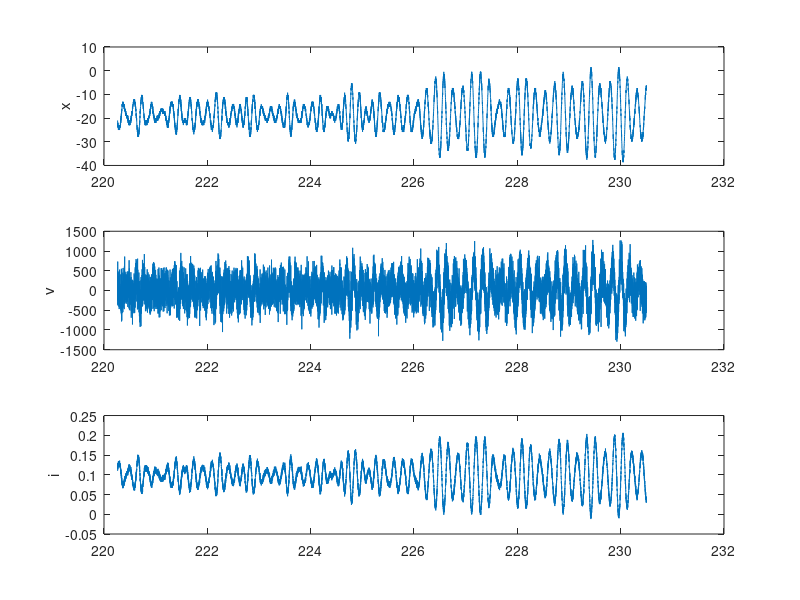
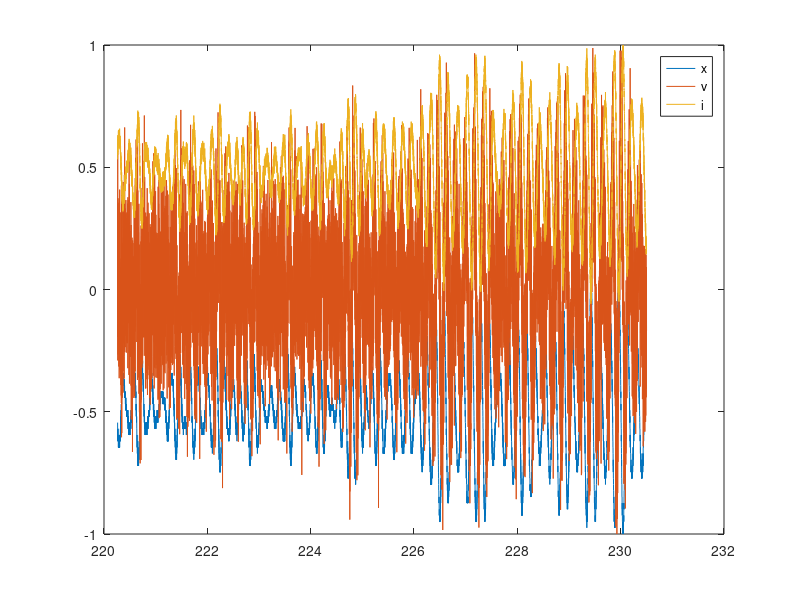
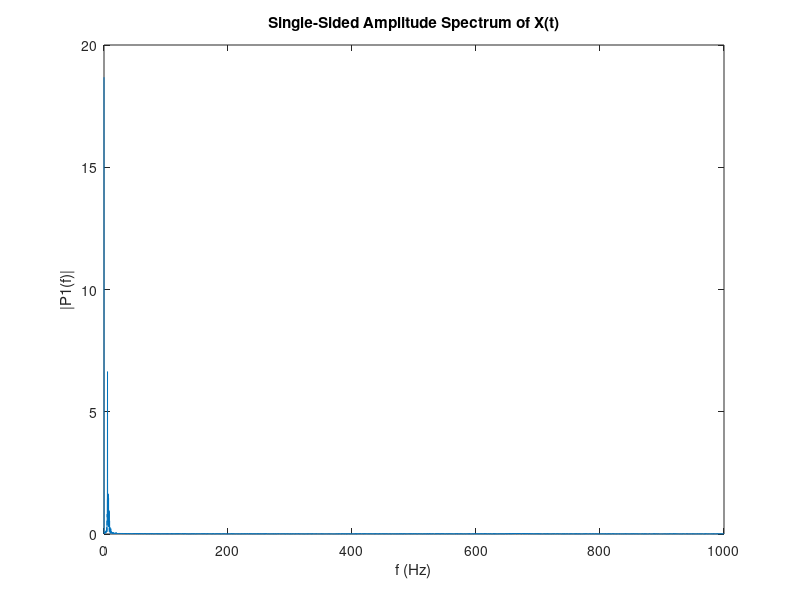

Reproduce these figures in MATLAB, in order.
clear
clc
input=importdata('data1.txt');
t = input(:,1)*500e-6;
x = input(:,2);
v = input(:,3);
i = input(:,4);

figure(1)
subplot(311); plot(t,x); ylabel('x')
subplot(312); plot(t,v); ylabel('v')
subplot(313); plot(t,i); ylabel('i')

figure(2)
plot(t,x/max(abs(x)),t,v/max(abs(v)),t,i/max(abs(i))); 
legend('x','v','i')

                   
T = 500e-6;             % Sampling period       
Fs = 1/T;            % Sampling frequency 
L = length(i);             % Length of signal
t = (0:L-1)*T;        % Time vector
Y = fft(x);
P2 = abs(Y/L);
P1 = P2(1:L/2+1);
P1(2:end-1) = 2*P1(2:end-1);

f = Fs*(0:(L/2))/L;
figure(10)
plot(f,P1) 
title('Single-Sided Amplitude Spectrum of X(t)')
xlabel('f (Hz)')
ylabel('|P1(f)|')

